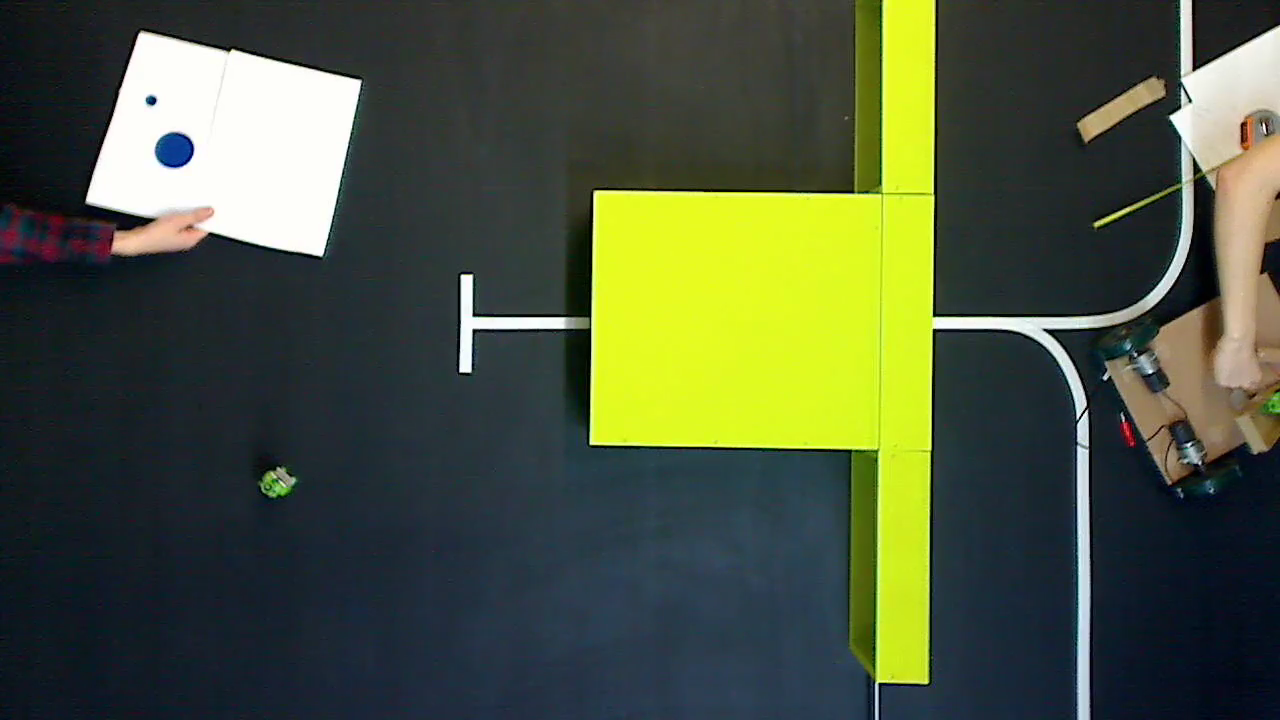
#> input picture frame 17 of testvideo3.mp4, 1280 x 720 px
$ python test1.py
#> lines starting #> are read from the running program, lines starting #| are printed output that depends on the picture; after the words box and inside, x2 and y2 are one past the last pixel; in counts of white or black regions, pixels touching at a corner belong together
import numpy as np
import cv2 as cv
#Import video
cap = cv.VideoCapture("testvideo3.mp4")


while(cap.isOpened()):

    ret,frame = cap.read()
#> frame is the input picture: shape (720, 1280, 3); mean B, G, R 61.3, 85.3, 75.5
    output = frame

    #Quit if no frame
    if frame is None:
        break

    #Convert to grey and blur
    grey = cv.cvtColor(frame,cv.COLOR_RGB2GRAY)
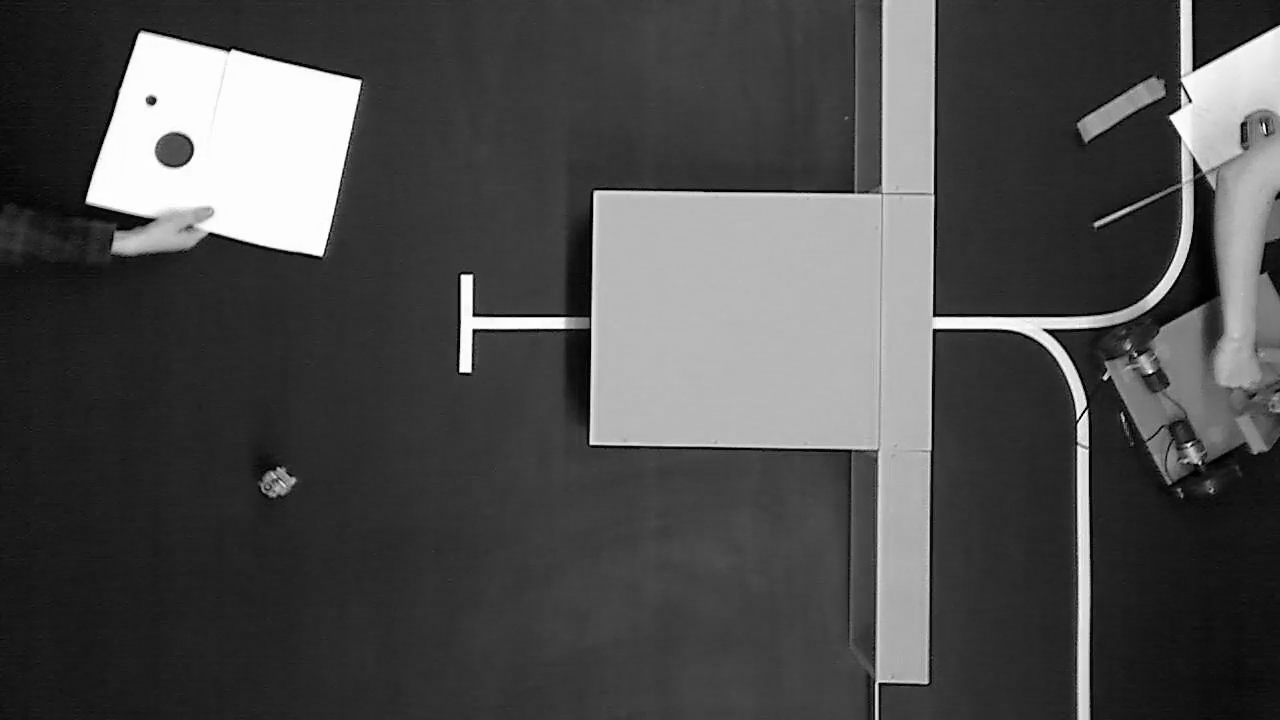
#> grey: shape (720, 1280); min 0, max 255, mean 77
    grey = cv.medianBlur(grey,21)
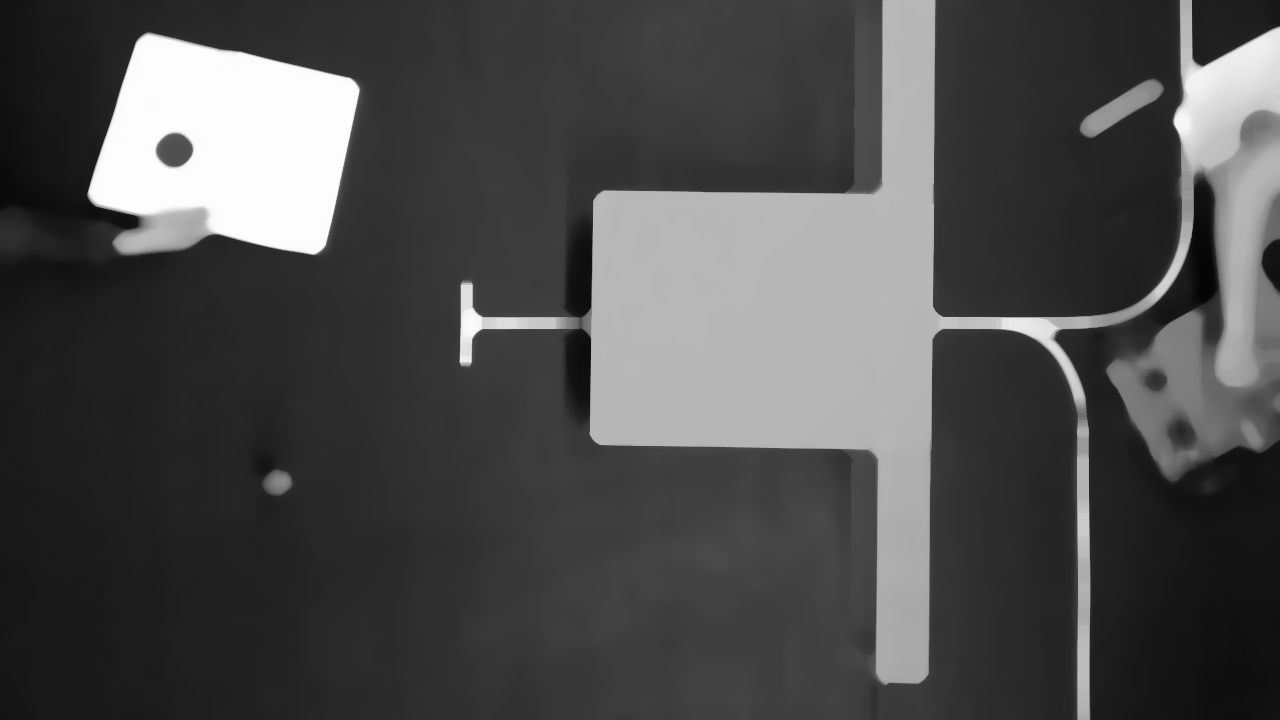
#> grey: shape (720, 1280); min 4, max 253, mean 76.8

    #Find circles
    circles = cv.HoughCircles(
        image=grey,
        method=cv.HOUGH_GRADIENT,
        dp=1,
        minDist=30,
        param1=80,
        param2=40,
        minRadius=10,
        maxRadius=0
    )
#> circles = [[1085.5, 221.5, 106.4], [1000.5, 396.5, 67.2], [174.5, 148.5, 17.9]]

    detected_circles = np.uint16(np.around(circles))
#> detected_circles = [[1086, 222, 106], [1000, 396, 67], [174, 148, 18]]

    #Mark detected circles
    for (x,y,r) in detected_circles[0,:]:
        try:
            cv.circle(output,(x,y),r,(0,255,0),3)
        except:
            pass
#> this loop made 3 passes
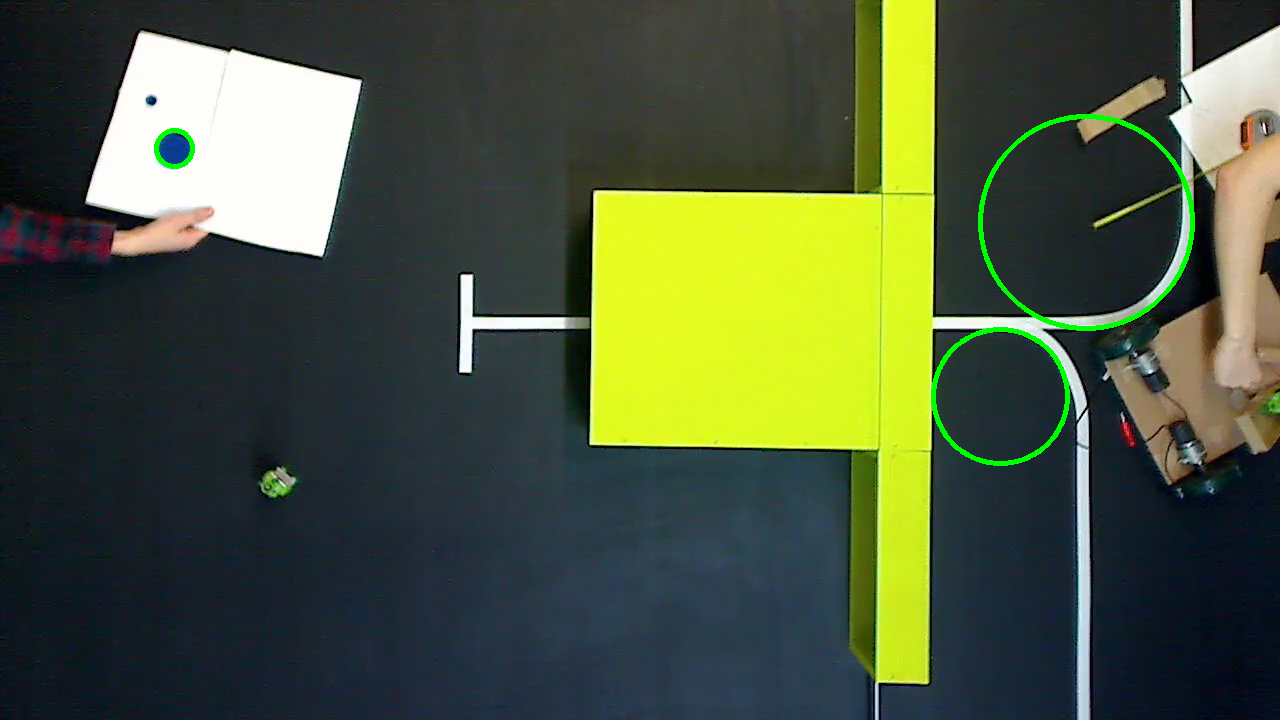
#> output: shape (720, 1280, 3); 0.64% of pixels changed, all inside (x1, y1, x2, y2) = (154, 114, 1195, 466)

    #Show output
    cv.imshow('output',output)

    #Press q to quit
    if cv.waitKey(1) & 0xFF == ord('q'):
#> (key q is pressed here)
        cap.release()
        cv.destroyAllWindows()
        break

$ run again, starting later in the video
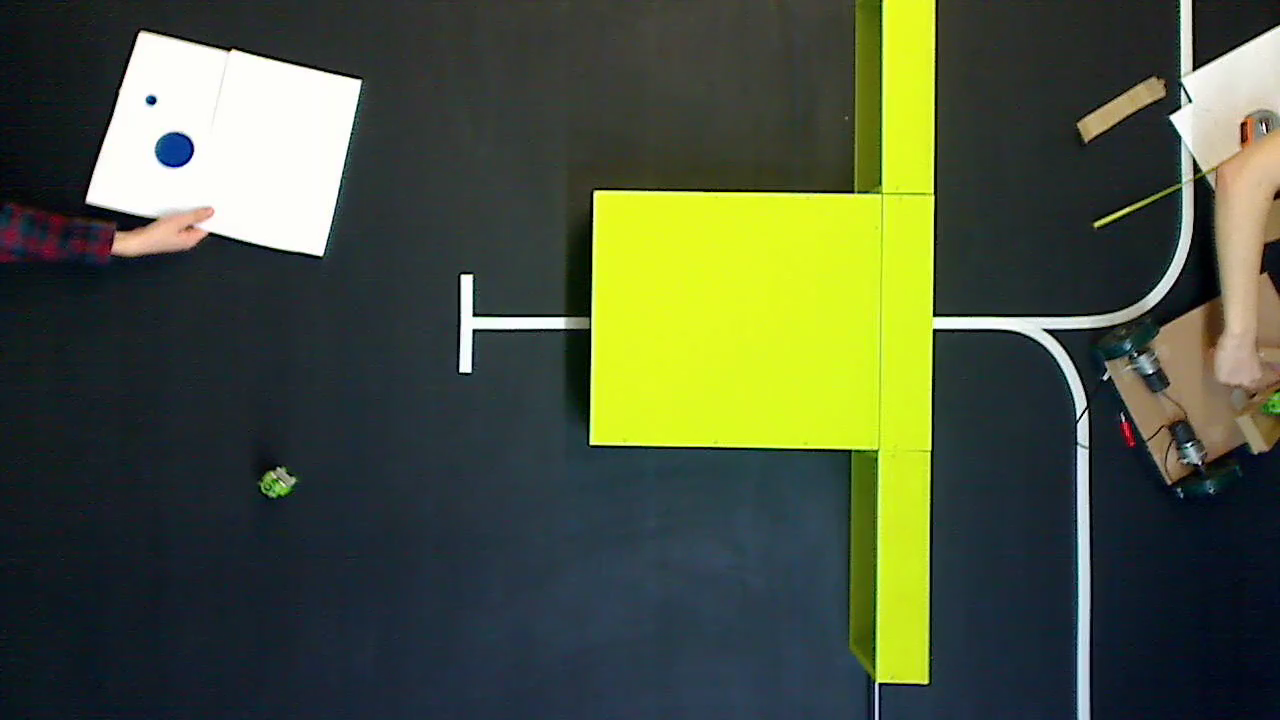
#> input picture frame 77 of testvideo3.mp4, 1280 x 720 px
#> frame is the input picture: shape (720, 1280, 3); mean B, G, R 61.2, 85.3, 75.5
#> circles = [[1087.5, 224.5, 103.1], [1000.5, 396.5, 67], [173.5, 148.5, 18]]
#> detected_circles = [[1088, 224, 103], [1000, 396, 67], [174, 148, 18]]
#> the loop `for (x,y,r) in detected_circles[0,:]:` made 3 passes
#> after the loop `for (x,y,r) in detected_circles[0,:]:`:
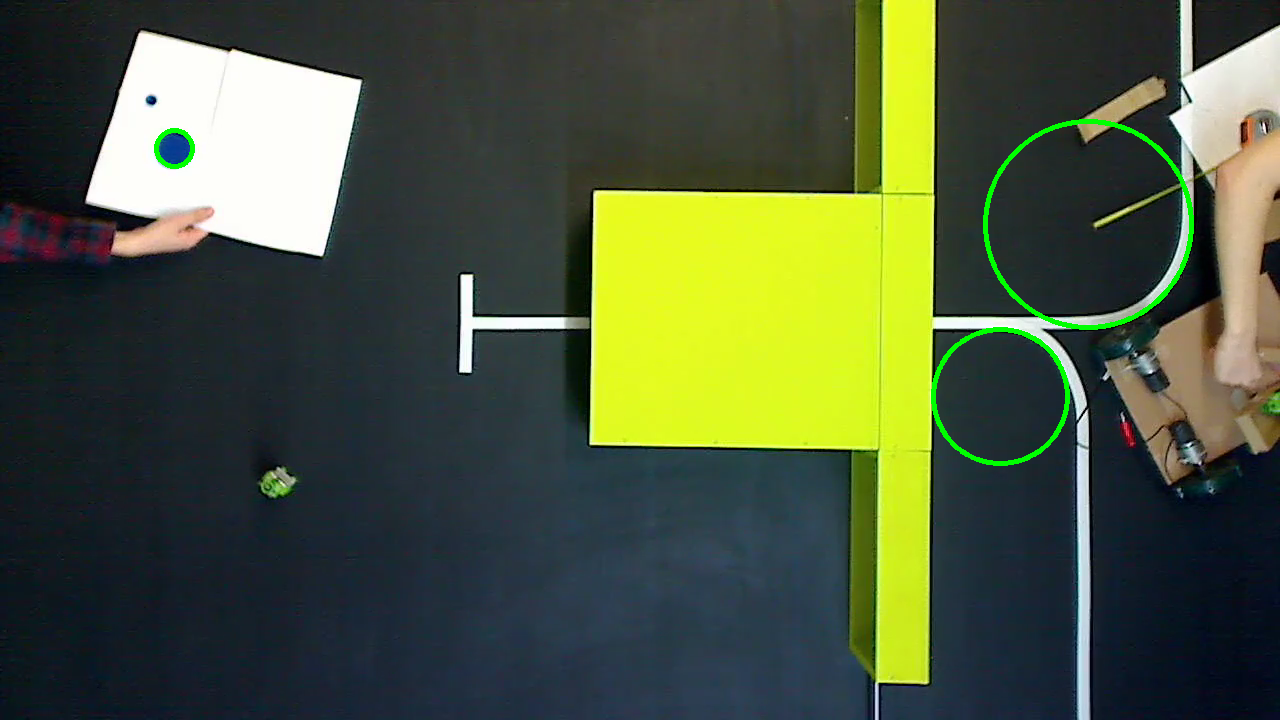
#> output: shape (720, 1280, 3); 0.64% of pixels changed, all inside (x1, y1, x2, y2) = (154, 119, 1194, 466)

$ run again, starting later in the video
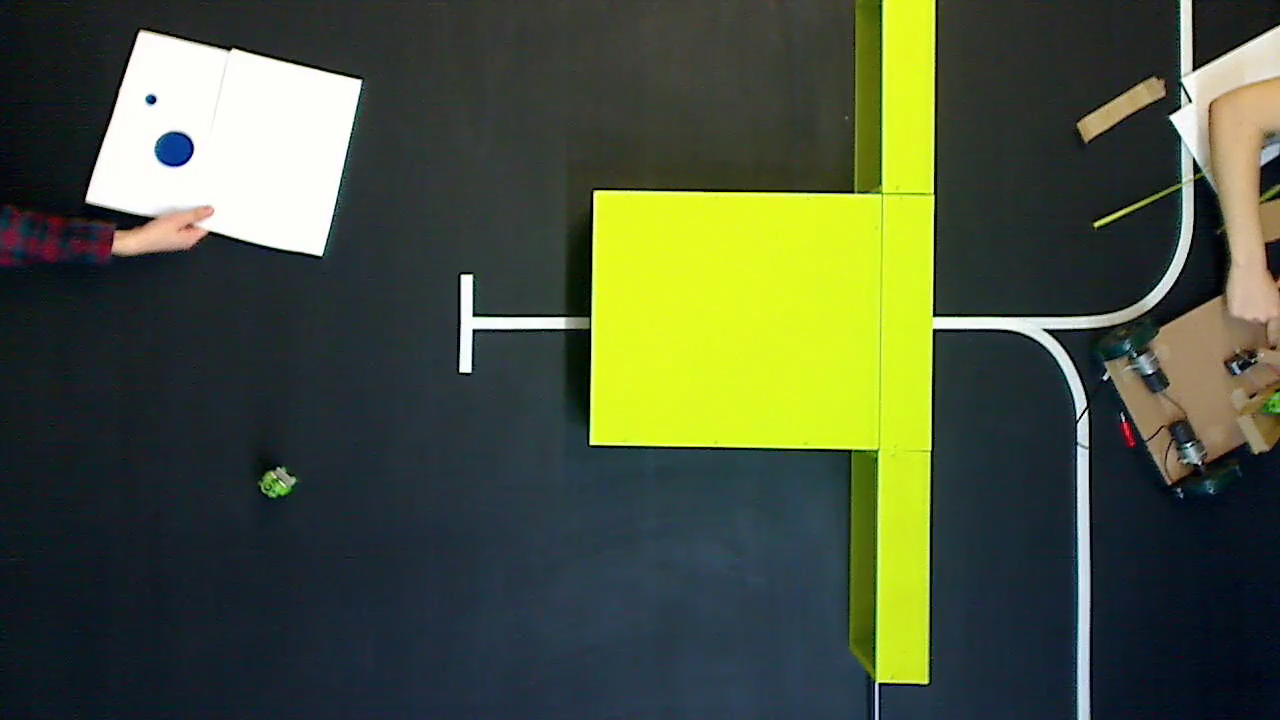
#> input picture frame 137 of testvideo3.mp4, 1280 x 720 px
#> frame is the input picture: shape (720, 1280, 3); mean B, G, R 60.6, 84.8, 75
#> `grey = cv.medianBlur(grey,21)`:
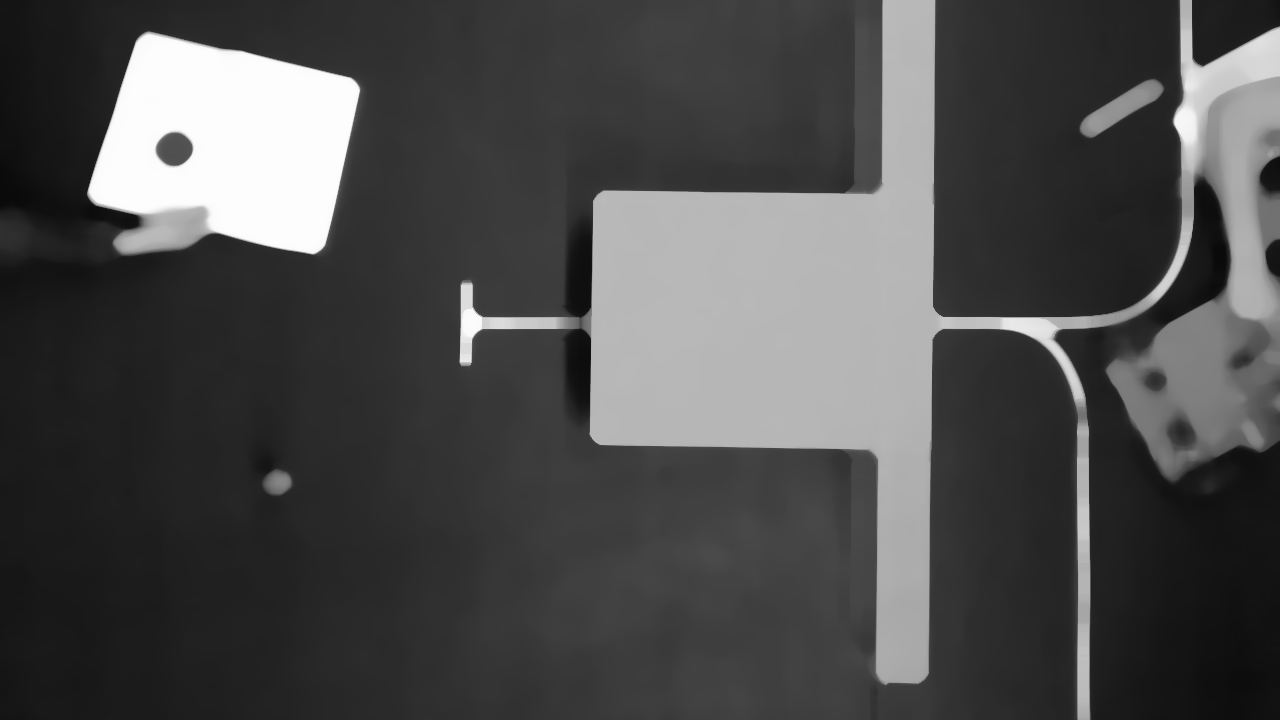
#> grey: shape (720, 1280); min 9, max 253, mean 76.3
#> circles = [[1088.5, 223.5, 92.3], [980.5, 416.5, 94.9], [174.5, 148.5, 17]]
#> detected_circles = [[1088, 224, 92], [980, 416, 95], [174, 148, 17]]
#> the loop `for (x,y,r) in detected_circles[0,:]:` made 3 passes
#> after the loop `for (x,y,r) in detected_circles[0,:]:`:
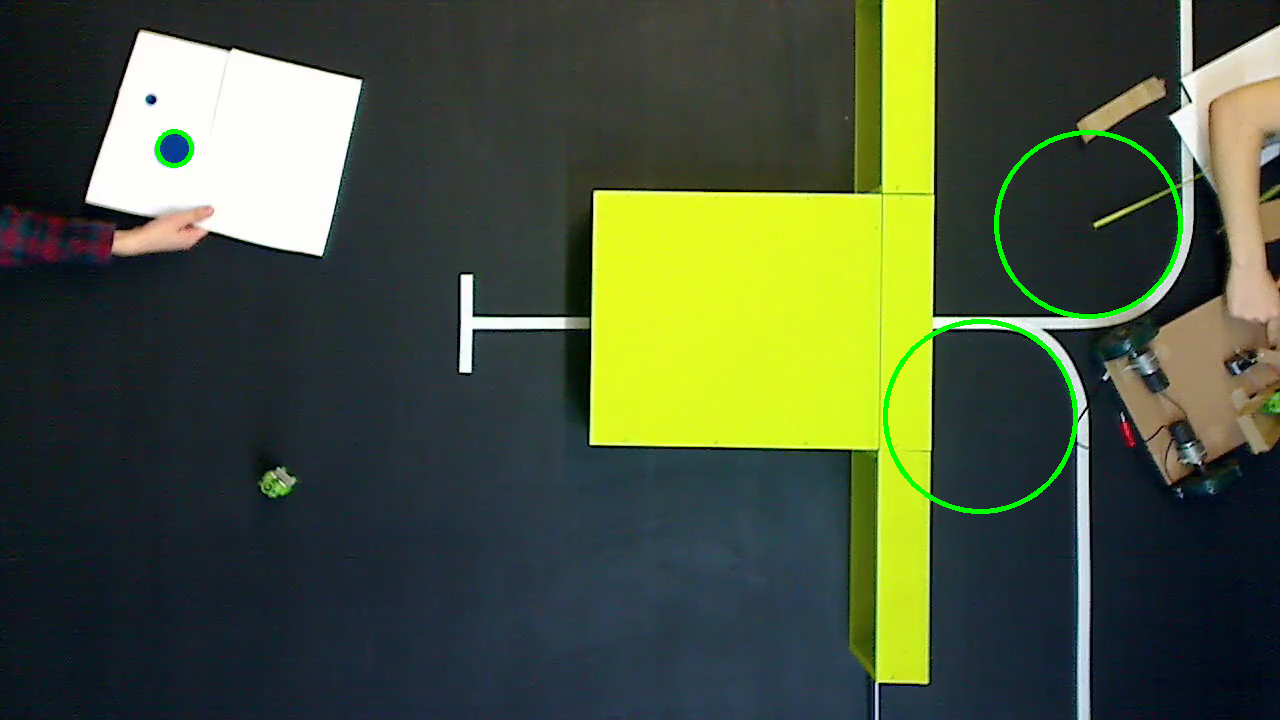
#> output: shape (720, 1280, 3); 0.69% of pixels changed, all inside (x1, y1, x2, y2) = (155, 129, 1183, 514)
